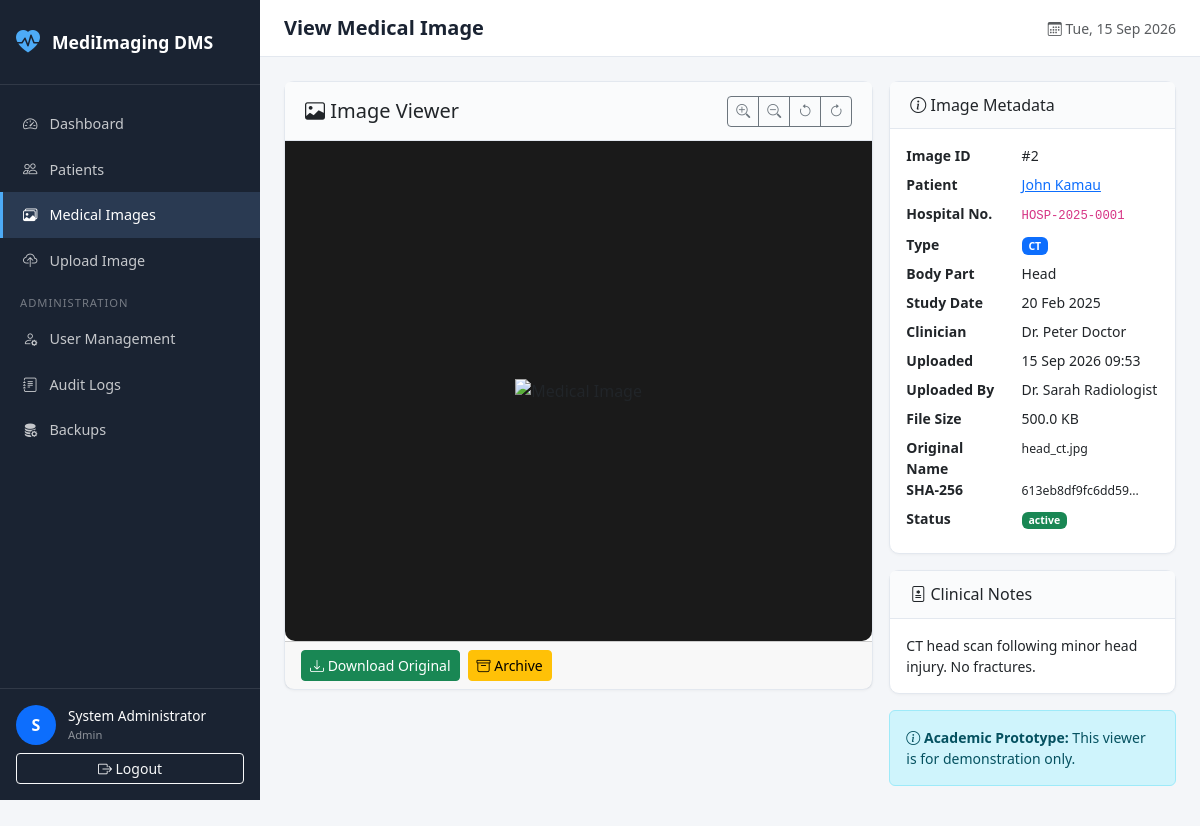
/index.php?page=imaging&action=view&id=2 (signed in), run on the app's committed database.
### tables this page shows
CREATE TABLE `users` (
  `user_id` INT UNSIGNED NOT NULL AUTO_INCREMENT,
  `full_name` VARCHAR(150) NOT NULL,
  `username` VARCHAR(50) NOT NULL,
  `email` VARCHAR(150) NOT NULL,
  `phone` VARCHAR(20) DEFAULT NULL,
  `password_hash` VARCHAR(255) NOT NULL,
  `role_id` INT UNSIGNED NOT NULL,
  `account_status` ENUM('active','disabled','locked') NOT NULL DEFAULT 'active',
  `failed_login_attempts` TINYINT UNSIGNED NOT NULL DEFAULT 0,
  `last_login` DATETIME DEFAULT NULL,
  `created_at` TIMESTAMP NOT NULL DEFAULT CURRENT_TIMESTAMP,
  `updated_at` TIMESTAMP NOT NULL DEFAULT CURRENT_TIMESTAMP ON UPDATE CURRENT_TIMESTAMP,
  PRIMARY KEY (`user_id`),
  UNIQUE KEY `uk_username` (`username`),
  UNIQUE KEY `uk_email` (`email`),
  KEY `idx_role_id` (`role_id`),
  KEY `idx_account_status` (`account_status`),
  CONSTRAINT `fk_users_role` FOREIGN KEY (`role_id`) 
    REFERENCES `roles` (`role_id`) ON UPDATE CASCADE ON DELETE RESTRICT
);

CREATE TABLE `medical_images` (
  `image_id` INT UNSIGNED NOT NULL AUTO_INCREMENT,
  `patient_id` INT UNSIGNED NOT NULL,
  `imaging_type` ENUM('X-ray','CT','MRI','Ultrasound') NOT NULL,
  `study_date` DATE NOT NULL,
  `body_part` VARCHAR(100) NOT NULL,
  `referring_clinician` VARCHAR(150) DEFAULT NULL,
  `clinical_notes` TEXT DEFAULT NULL,
  `file_name` VARCHAR(255) NOT NULL,
  `original_file_name` VARCHAR(255) NOT NULL,
  `file_path` VARCHAR(500) NOT NULL,
  `file_mime_type` VARCHAR(100) NOT NULL,
  `file_size` INT UNSIGNED NOT NULL,
  `file_hash` CHAR(64) NOT NULL,
  `uploaded_by` INT UNSIGNED NOT NULL,
  `record_status` ENUM('active','archived') NOT NULL DEFAULT 'active',
  `uploaded_at` TIMESTAMP NOT NULL DEFAULT CURRENT_TIMESTAMP,
  `updated_at` TIMESTAMP NOT NULL DEFAULT CURRENT_TIMESTAMP ON UPDATE CURRENT_TIMESTAMP,
  PRIMARY KEY (`image_id`),
  KEY `idx_patient_id` (`patient_id`),
  KEY `idx_file_hash` (`file_hash`),
  KEY `idx_imaging_type` (`imaging_type`),
  KEY `idx_study_date` (`study_date`),
  KEY `idx_uploaded_by` (`uploaded_by`),
  KEY `idx_record_status` (`record_status`),
  KEY `idx_uploaded_at` (`uploaded_at`),
  CONSTRAINT `fk_images_patient` FOREIGN KEY (`patient_id`) 
    REFERENCES `patients` (`patient_id`) ON UPDATE CASCADE ON DELETE RESTRICT,
  CONSTRAINT `fk_images_user` FOREIGN KEY (`uploaded_by`) 
    REFERENCES `users` (`user_id`) ON UPDATE CASCADE ON DELETE RESTRICT
);

CREATE TABLE `patients` (
  `patient_id` INT UNSIGNED NOT NULL AUTO_INCREMENT,
  `hospital_number` VARCHAR(30) NOT NULL,
  `first_name` VARCHAR(80) NOT NULL,
  `middle_name` VARCHAR(80) DEFAULT NULL,
  `last_name` VARCHAR(80) NOT NULL,
  `date_of_birth` DATE NOT NULL,
  `gender` ENUM('Male','Female','Other') NOT NULL,
  `national_id` VARCHAR(30) DEFAULT NULL,
  `phone` VARCHAR(20) DEFAULT NULL,
  `address` VARCHAR(255) DEFAULT NULL,
  `emergency_contact` VARCHAR(150) DEFAULT NULL,
  `record_status` ENUM('active','archived') NOT NULL DEFAULT 'active',
  `registered_by` INT UNSIGNED DEFAULT NULL,
  `created_at` TIMESTAMP NOT NULL DEFAULT CURRENT_TIMESTAMP,
  `updated_at` TIMESTAMP NOT NULL DEFAULT CURRENT_TIMESTAMP ON UPDATE CURRENT_TIMESTAMP,
  PRIMARY KEY (`patient_id`),
  UNIQUE KEY `uk_hospital_number` (`hospital_number`),
  KEY `idx_patient_name` (`last_name`, `first_name`),
  KEY `idx_record_status` (`record_status`),
  KEY `idx_registered_by` (`registered_by`),
  CONSTRAINT `fk_patients_user` FOREIGN KEY (`registered_by`) 
    REFERENCES `users` (`user_id`) ON UPDATE CASCADE ON DELETE SET NULL
);

### controllers/ImagingController.php (called while the page is built, shortened)
<?php
class ImagingController
{
    public function view(): void
    {
        $id = (int) ($_GET['id'] ?? 0);
        $stmt = Database::getInstance()->prepare("
            SELECT mi.*,
                   CONCAT(p.first_name, ' ', p.last_name) as patient_name,
                   p.hospital_number,
                   p.patient_id,
                   u.full_name as uploaded_by_name
            FROM medical_images mi
            INNER JOIN patients p ON mi.patient_id = p.patient_id
            LEFT JOIN users u ON mi.uploaded_by = u.user_id
            WHERE mi.image_id = ?
            LIMIT 1
        ");
        $stmt->execute([$id]);
        $image = $stmt->fetch();
        require APP_ROOT . '/views/imaging/view.php';
    }
}

### core/Auth.php (called while the page is built, shortened)
<?php
class Auth
{
    private static ?array $user = null;
    public static function check(): bool
    {
        return isset($_SESSION['user_id']);
    }
    public static function user(): ?array
    {
        if (self::$user === null && self::check()) {
            $db = Database::getInstance();
            $stmt = $db->prepare("
                SELECT u.*, r.role_name
                FROM users u
                INNER JOIN roles r ON u.role_id = r.role_id
                WHERE u.user_id = ?
                LIMIT 1
            ");
            $stmt->execute([$_SESSION['user_id']]);
            self::$user = $stmt->fetch() ?: null;
        }
        return self::$user;
    }
    public static function role(): ?string
    {
        return $_SESSION['role'] ?? null;
    }
    public static function isRole(string ...$roles): bool
    {
        return in_array(self::role(), $roles, true);
    }
    public static function hasPermission(string $permission): bool
    {
        $permissions = [
            ROLE_ADMIN => [
                'manage_users', 'view_audit', 'perform_backup',
                'register_patient', 'edit_patient', 'view_patient',
                'upload_image', 'view_image', 'archive_image', 'search_records'
            ],
            ROLE_HEAD_NURSE => [
                'manage_nurses', 'assign_nurse_doctor', 'assign_nurse_patient',
                'manage_shifts', 'view_nursing_reports', 'view_department_audit',
                'view_patient', 'view_image', 'search_records'
            ],
            ROLE_RADIOLOGIST => [
                'view_patient', 'upload_image', 'view_image',
                'archive_image', 'search_records'
            ],
            ROLE_TECHNICIAN => [
                'register_patient', 'view_patient', 'upload_image',
                'view_image', 'search_records'
            ],
            ROLE_DOCTOR => [
                'view_patient', 'view_image', 'search_records'
            ],
            ROLE_RECORDS => [
                'register_patient', 'edit_patient', 'view_patient',
                'view_image', 'search_records'
            ],
        ];
        $role = self::role();
        return in_array($permission, $permissions[$role] ?? [], true);
    }
}

### config/database.php (called while the page is built)
<?php
return [
    'host'     => 'localhost',
    'port'     => 3306,
    'database' => 'medical_imaging_db',
    'username' => 'root',
    'password' => '',
    'charset'  => 'utf8mb4',
    'options'  => [
        PDO::ATTR_ERRMODE            => PDO::ERRMODE_EXCEPTION,
        PDO::ATTR_DEFAULT_FETCH_MODE => PDO::FETCH_ASSOC,
        PDO::ATTR_EMULATE_PREPARES   => false,
        PDO::ATTR_STRINGIFY_FETCHES  => false,
    ],
];

### core/Database.php (called while the page is built, shortened)
<?php
class Database
{
    private static ?PDO $instance = null;
    public static function getInstance(): PDO
    {
        if (self::$instance === null) {
            $config = require APP_ROOT . '/config/database.php';
            $dsn = sprintf(
                'mysql:host=%s;port=%d;dbname=%s;charset=%s',
                $config['host'],
                $config['port'],
                $config['database'],
                $config['charset']
            );
            try {
                self::$instance = new PDO(
                    $dsn,
                    $config['username'],
                    $config['password'],
                    $config['options']
                );
            } catch (PDOException $e) {
                error_log('Database connection failed: ' . $e->getMessage());
                if (defined('APP_ENV') && APP_ENV === 'development') {
                    die('Database connection failed: ' . $e->getMessage());
                }
                die('A system error occurred. Please try again later.');
            }
        }
        return self::$instance;
    }
}

### views/imaging/view.php (the view, shortened to what this page needs)
<?php
require APP_ROOT . '/views/layouts/main.php';
?>
<div class="row g-3">
    <div class="col-md-8">
        <div class="card">
            <div class="card-header d-flex justify-content-between align-items-center">
                <h5 class="mb-0"><i class="bi bi-image"></i> Image Viewer</h5>
                <div class="btn-group btn-group-sm">
                    <button class="btn btn-outline-secondary" onclick="zoomIn()" title="Zoom In"><i class="bi bi-zoom-in"></i></button>
                    <button class="btn btn-outline-secondary" onclick="zoomOut()" title="Zoom Out"><i class="bi bi-zoom-out"></i></button>
                    <button class="btn btn-outline-secondary" onclick="resetView()" title="Reset"><i class="bi bi-arrow-counterclockwise"></i></button>
                    <button class="btn btn-outline-secondary" onclick="rotate()" title="Rotate"><i class="bi bi-arrow-clockwise"></i></button>
                </div>
            </div>
            <div class="card-body text-center viewer-container">
                <img id="viewerImage"
                     src="<?= BASE_URL ?>/index.php?page=imaging&action=serve&id=<?= $image['image_id'] ?>"
                     alt="Medical Image"
                     class="viewer-image">
            </div>
            <div class="card-footer d-flex gap-2">
                <a href="<?= BASE_URL ?>/index.php?page=imaging&action=download&id=<?= $image['image_id'] ?>" class="btn btn-success btn-sm">
                    <i class="bi bi-download"></i> Download Original
                </a>
                <?php if (Auth::hasPermission('archive_image')): ?>
                <form method="POST" action="<?= BASE_URL ?>/index.php?page=imaging&action=archive" class="d-inline" onsubmit="return confirm('Archive this image record?');">
                    <button type="submit" class="btn btn-warning btn-sm"><i class="bi bi-archive"></i> Archive</button>
                </form>
                <?php endif; ?>
            </div>
        </div>
    </div>
    <div class="col-md-4">
        <div class="card mb-3">
            <div class="card-header"><h6 class="mb-0"><i class="bi bi-info-circle"></i> Image Metadata</h6></div>
            <div class="card-body small">
                <dl class="row mb-0">
                    <dt class="col-5">Image ID</dt><dd class="col-7">#<?= $image['image_id'] ?></dd>
                    <dt class="col-5">Patient</dt>
                    <dd class="col-7"><a href="<?= BASE_URL ?>/index.php?page=patients&action=view&id=<?= $image['patient_id'] ?>"><?= htmlspecialchars($image['patient_name']) ?></a></dd>
                    <dt class="col-5">Hospital No.</dt><dd class="col-7"><code><?= htmlspecialchars($image['hospital_number']) ?></code></dd>
                    <dt class="col-5">Type</dt><dd class="col-7"><span class="badge bg-primary"><?= htmlspecialchars($image['imaging_type']) ?></span></dd>
                    <dt class="col-5">Body Part</dt><dd class="col-7"><?= htmlspecialchars($image['body_part']) ?></dd>
                    <dt class="col-5">Study Date</dt><dd class="col-7"><?= date('d M Y', strtotime($image['study_date'])) ?></dd>
                    <dt class="col-5">Clinician</dt><dd class="col-7"><?= htmlspecialchars($image['referring_clinician'] ?? '-') ?></dd>
                    <dt class="col-5">Uploaded</dt><dd class="col-7"><?= date('d M Y H:i', strtotime($image['uploaded_at'])) ?></dd>
                    <dt class="col-5">Uploaded By</dt><dd class="col-7"><?= htmlspecialchars($image['uploaded_by_name'] ?? '-') ?></dd>
                    <dt class="col-5">File Size</dt><dd class="col-7"><?= number_format($image['file_size'] / 1024, 1) ?> KB</dd>
                    <dt class="col-5">Original Name</dt><dd class="col-7"><small><?= htmlspecialchars($image['original_file_name']) ?></small></dd>
                    <dt class="col-5">SHA-256</dt><dd class="col-7"><small class="text-break"><?= htmlspecialchars(substr($image['file_hash'], 0, 16)) ?>...</small></dd>
                    <dt class="col-5">Status</dt>
                    <dd class="col-7"><span class="badge bg-<?= $image['record_status'] === 'active' ? 'success' : 'secondary' ?>"><?= htmlspecialchars($image['record_status']) ?></span></dd>
                </dl>
            </div>
        </div>
        <?php if (!empty($image['clinical_notes'])): ?>
        <div class="card">
            <div class="card-header"><h6 class="mb-0"><i class="bi bi-file-medical"></i> Clinical Notes</h6></div>
            <div class="card-body small"><?= nl2br(htmlspecialchars($image['clinical_notes'])) ?></div>
        </div>
        <?php endif; ?>
        <div class="alert alert-info small mt-3">
            <i class="bi bi-info-circle"></i> <strong>Academic Prototype:</strong> This viewer is for demonstration only.
        </div>
    </div>
</div>
<?php require APP_ROOT . '/views/layouts/footer.php'; ?>

### views/layouts/sidebar.php (shortened to what this page needs)
<aside class="sidebar" id="sidebar">
    <div class="sidebar-brand">
        <i class="bi bi-heart-pulse-fill"></i>
        <span><?= APP_NAME ?></span>
    </div>
    <nav class="sidebar-nav">
        <a href="<?= BASE_URL ?>/index.php?page=dashboard"
           class="nav-link <?= ($currentPage ?? '') === 'dashboard' ? 'active' : '' ?>">
            <i class="bi bi-speedometer2"></i>
            <span>Dashboard</span>
        </a>
        <?php if (Auth::hasPermission('view_patient')): ?>
        <a href="<?= BASE_URL ?>/index.php?page=patients"
           class="nav-link <?= ($currentPage ?? '') === 'patients' ? 'active' : '' ?>">
            <i class="bi bi-people"></i>
            <span>Patients</span>
        </a>
        <?php endif; ?>
        <?php if (Auth::hasPermission('view_image')): ?>
        <a href="<?= BASE_URL ?>/index.php?page=imaging"
           class="nav-link <?= ($currentPage ?? '') === 'imaging' ? 'active' : '' ?>">
            <i class="bi bi-images"></i>
            <span>Medical Images</span>
        </a>
        <?php endif; ?>
        <?php if (Auth::hasPermission('upload_image')): ?>
        <a href="<?= BASE_URL ?>/index.php?page=imaging&action=upload"
           class="nav-link <?= ($currentPage ?? '') === 'imaging' && ($currentAction ?? '') === 'upload' ? 'active' : '' ?>">
            <i class="bi bi-cloud-upload"></i>
            <span>Upload Image</span>
        </a>
        <?php endif; ?>
        <?php if (Auth::isRole(ROLE_ADMIN)): ?>
        <div class="sidebar-divider">Administration</div>
        <a href="<?= BASE_URL ?>/index.php?page=users"
           class="nav-link <?= ($currentPage ?? '') === 'users' ? 'active' : '' ?>">
            <i class="bi bi-person-gear"></i>
            <span>User Management</span>
        </a>
        <a href="<?= BASE_URL ?>/index.php?page=audit"
           class="nav-link <?= ($currentPage ?? '') === 'audit' ? 'active' : '' ?>">
            <i class="bi bi-journal-text"></i>
            <span>Audit Logs</span>
        </a>
        <a href="<?= BASE_URL ?>/index.php?page=backups"
           class="nav-link <?= ($currentPage ?? '') === 'backups' ? 'active' : '' ?>">
            <i class="bi bi-database-fill-gear"></i>
            <span>Backups</span>
        </a>
        <?php endif; ?>
    </nav>
    <div class="sidebar-footer">
        <div class="user-info">
            <div class="user-avatar">
                <?= strtoupper(substr(Auth::user()['full_name'] ?? 'U', 0, 1)) ?>
            </div>
            <div class="user-details">
                <span class="user-name"><?= htmlspecialchars(Auth::user()['full_name'] ?? 'User') ?></span>
                <span class="user-role"><?= htmlspecialchars(ucfirst(str_replace('_', ' ', Auth::role() ?? ''))) ?></span>
            </div>
        </div>
        <a href="<?= BASE_URL ?>/logout.php" class="btn btn-outline-light btn-sm w-100 mt-2">
            <i class="bi bi-box-arrow-right"></i> Logout
        </a>
    </div>
</aside>

### data on the page
users: full_name "S", full_name "System Administrator"
medical_images: image_id "2", patient.hospital_number "HOSP-2025-0001", imaging_type "CT", body_part "Head", study_date "20 Feb 2025", referring_clinician "Dr. Peter Doctor", uploaded_at "15 Sep 2026 09:53", uploaded_by.full_name "Dr. Sarah Radiologist", $image['file_size']/1024 "500.0", original_file_name "head_ct.jpg", file_hash "613eb8df9fc6dd59", record_status "active", clinical_notes "CT head scan following minor head injury. No fractures."

### other printed values
APP_NAME "MediImaging DMS"
str_replace('_', ' ', Auth::role() ?? '') "Admin"
$pageTitle "View Medical Image"
$image['patient_name'] "John Kamau"
